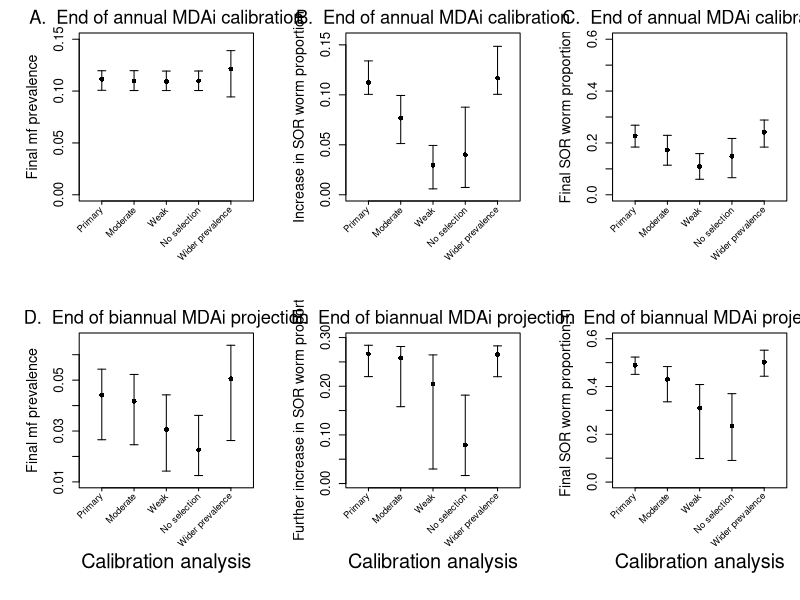

Generate this figure with R:
###############################################################################
## Asubende calibration sensitivity figure: repository version
## Requires stability_data/Asubende_sensitivity_summary.csv only.
###############################################################################
figure_dir <- "stability_figures"
dir.create(figure_dir,showWarnings=FALSE,recursive=TRUE)
asubende_summary <- read.csv("stability_data/Asubende_sensitivity_summary.csv",
                             stringsAsFactors=FALSE)
scenario_order <- c("Primary","Moderate","Weak","No selection","Wider prevalence")

plot_asubende_outcome <- function(outcome,label,ylim=NULL,show_xlab=FALSE){
 x=asubende_summary[asubende_summary$outcome==outcome,,drop=FALSE]
 x=x[match(scenario_order,x$scenario),,drop=FALSE]; xpos=1:5
 if(is.null(ylim)){
   yr=range(c(x$q025,x$q975),na.rm=TRUE); pad=.05*diff(yr)
   ylim=c(max(0,yr[1]-pad),yr[2]+pad)
 }
 plot(xpos,x$median,pch=16,ylim=ylim,xlim=c(.5,5.5),xaxt="n",xlab="",ylab=label,cex.axis=1.2,cex.lab=1.3)
 arrows(xpos,x$q025,xpos,x$q975,angle=90,code=3,length=.04)
 axis(1,at=xpos,labels=FALSE,tck=-.02)
 label_y=par("usr")[3]-.045*diff(par("usr")[3:4])
 text(xpos,label_y,labels=scenario_order,srt=45,adj=1,xpd=TRUE,cex=.85)
 if(show_xlab)mtext("Calibration analysis",side=1,line=5.3,cex=1.2)
}
png(file.path(figure_dir,"Asubende_sensitivity_outcomes.png"),3300,2200,res=300)
layout(matrix(1:6,nrow=2,byrow=TRUE));par(mar=c(7.5,6,2.5,1))
plot_asubende_outcome("final_prev_annual","Final mf prevalence",c(0,.15));mtext("A.  End of annual MDAi calibration",3,.5,cex=1.1)
plot_asubende_outcome("increase_sor_annual","Increase in SOR worm proportion");mtext("B.  End of annual MDAi calibration",3,.5,cex=1.1)
plot_asubende_outcome("final_sor_annual","Final SOR worm proportion",c(0,.6));mtext("C.  End of annual MDAi calibration",3,.5,cex=1.1)
par(mar=c(8.5,6,2.5,1))
plot_asubende_outcome("final_prev_biannual","Final mf prevalence",show_xlab=TRUE);mtext("D.  End of biannual MDAi projection",3,.5,cex=1.1)
plot_asubende_outcome("further_increase_sor_biannual","Further increase in SOR worm proportion",show_xlab=TRUE);mtext("E.  End of biannual MDAi projection",3,.5,cex=1.1)
plot_asubende_outcome("final_sor_biannual","Final SOR worm proportion",c(0,.6),TRUE);mtext("F.  End of biannual MDAi projection",3,.5,cex=1.1)
dev.off()
